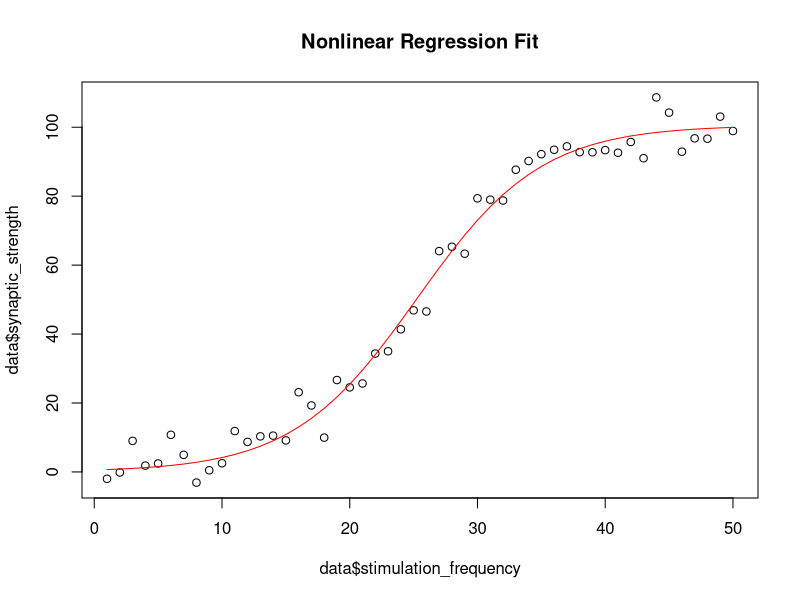

This chart was generated by the following R code:
# Synaptic Plasticity Curve
#- Nonlinear regression.
#- Quality check of the fitted model.


#===================== Sample Data
set.seed(123)
# Stimulation frequency (Hz)
stimulation_frequency <- seq(1, 50, length.out = 50)  
# Synaptic strength
synaptic_strength = 100 / (1 + exp(-0.2 * (stimulation_frequency - 25))) + rnorm(50, 0, 5) 
data = data.frame(stimulation_frequency, synaptic_strength)


#===================== Nonlinear regression
model = nls(synaptic_strength ~ a / (1 + exp(-b * (stimulation_frequency - c))),
                        data = data, start = list(a = 100, b = 0.2, c = 25))
summary(model)

#===================== Quality check of the fitted model
plot(data$stimulation_frequency, data$synaptic_strength, main = "Nonlinear Regression Fit")
lines(data$stimulation_frequency, predict(model), col = "red")

